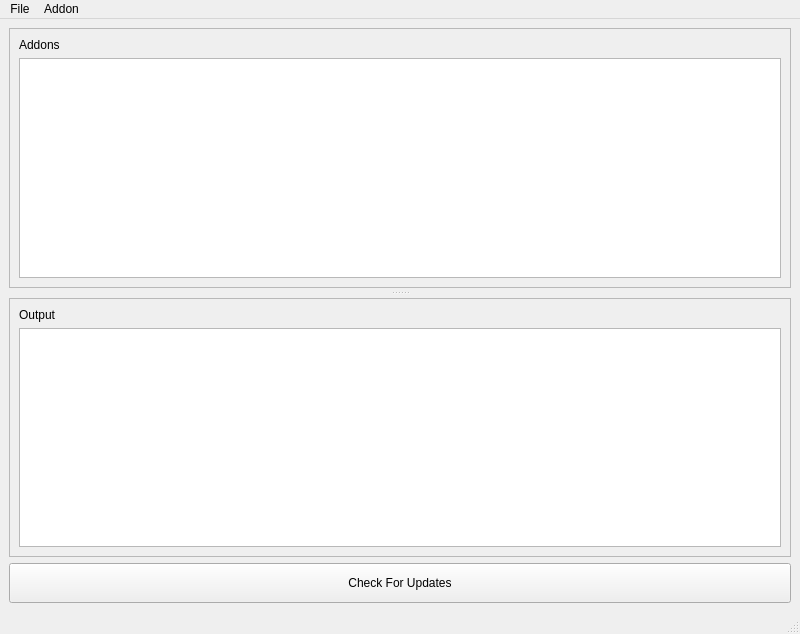
<?xml version="1.0" encoding="UTF-8"?>
<ui version="4.0">
 <class>MainWindow</class>
 <widget class="QMainWindow" name="MainWindow">
  <property name="geometry">
   <rect>
    <x>0</x>
    <y>0</y>
    <width>800</width>
    <height>634</height>
   </rect>
  </property>
  <property name="windowTitle">
   <string>Wow Addon Updater</string>
  </property>
  <widget class="QWidget" name="centralwidget">
   <layout class="QGridLayout" name="gridLayout">
    <item row="1" column="0" colspan="2">
     <widget class="QSplitter" name="splitter">
      <property name="frameShape">
       <enum>QFrame::NoFrame</enum>
      </property>
      <property name="frameShadow">
       <enum>QFrame::Sunken</enum>
      </property>
      <property name="lineWidth">
       <number>1</number>
      </property>
      <property name="midLineWidth">
       <number>1</number>
      </property>
      <property name="orientation">
       <enum>Qt::Vertical</enum>
      </property>
      <property name="opaqueResize">
       <bool>true</bool>
      </property>
      <property name="handleWidth">
       <number>10</number>
      </property>
      <property name="childrenCollapsible">
       <bool>false</bool>
      </property>
      <widget class="QFrame" name="frameAddons">
       <property name="frameShape">
        <enum>QFrame::StyledPanel</enum>
       </property>
       <property name="frameShadow">
        <enum>QFrame::Raised</enum>
       </property>
       <layout class="QGridLayout" name="gridLayout_3">
        <item row="1" column="0">
         <widget class="QTreeView" name="tviewAddons"/>
        </item>
        <item row="0" column="0">
         <widget class="QLabel" name="label">
          <property name="text">
           <string>Addons</string>
          </property>
         </widget>
        </item>
       </layout>
      </widget>
      <widget class="QFrame" name="frameOutput">
       <property name="frameShape">
        <enum>QFrame::StyledPanel</enum>
       </property>
       <property name="frameShadow">
        <enum>QFrame::Raised</enum>
       </property>
       <layout class="QGridLayout" name="gridLayout_2">
        <item row="1" column="0">
         <widget class="QTextEdit" name="teditOutput"/>
        </item>
        <item row="0" column="0">
         <widget class="QLabel" name="lblOutput">
          <property name="text">
           <string>Output</string>
          </property>
         </widget>
        </item>
       </layout>
      </widget>
     </widget>
    </item>
    <item row="2" column="0" colspan="2">
     <widget class="QPushButton" name="btnCheckForUpdates">
      <property name="minimumSize">
       <size>
        <width>0</width>
        <height>40</height>
       </size>
      </property>
      <property name="text">
       <string>Check For Updates</string>
      </property>
     </widget>
    </item>
   </layout>
  </widget>
  <widget class="QMenuBar" name="menubar">
   <property name="geometry">
    <rect>
     <x>0</x>
     <y>0</y>
     <width>800</width>
     <height>21</height>
    </rect>
   </property>
   <widget class="QMenu" name="menuFile">
    <property name="title">
     <string>File</string>
    </property>
    <addaction name="actionSettings"/>
    <addaction name="actionAbout"/>
    <addaction name="actionClose"/>
   </widget>
   <widget class="QMenu" name="menuAddon">
    <property name="title">
     <string>Addon</string>
    </property>
    <addaction name="actionAddAddon"/>
    <addaction name="actionUpdateTreeView"/>
   </widget>
   <addaction name="menuFile"/>
   <addaction name="menuAddon"/>
  </widget>
  <widget class="QStatusBar" name="statusbar"/>
  <action name="actionClose">
   <property name="text">
    <string>Close</string>
   </property>
  </action>
  <action name="actionSettings">
   <property name="text">
    <string>Settings</string>
   </property>
  </action>
  <action name="actionAbout">
   <property name="text">
    <string>About</string>
   </property>
  </action>
  <action name="actionAddAddon">
   <property name="text">
    <string>Add Addon</string>
   </property>
  </action>
  <action name="actionUpdateTreeView">
   <property name="text">
    <string>Update Tree View</string>
   </property>
  </action>
 </widget>
 <resources/>
 <connections/>
</ui>
